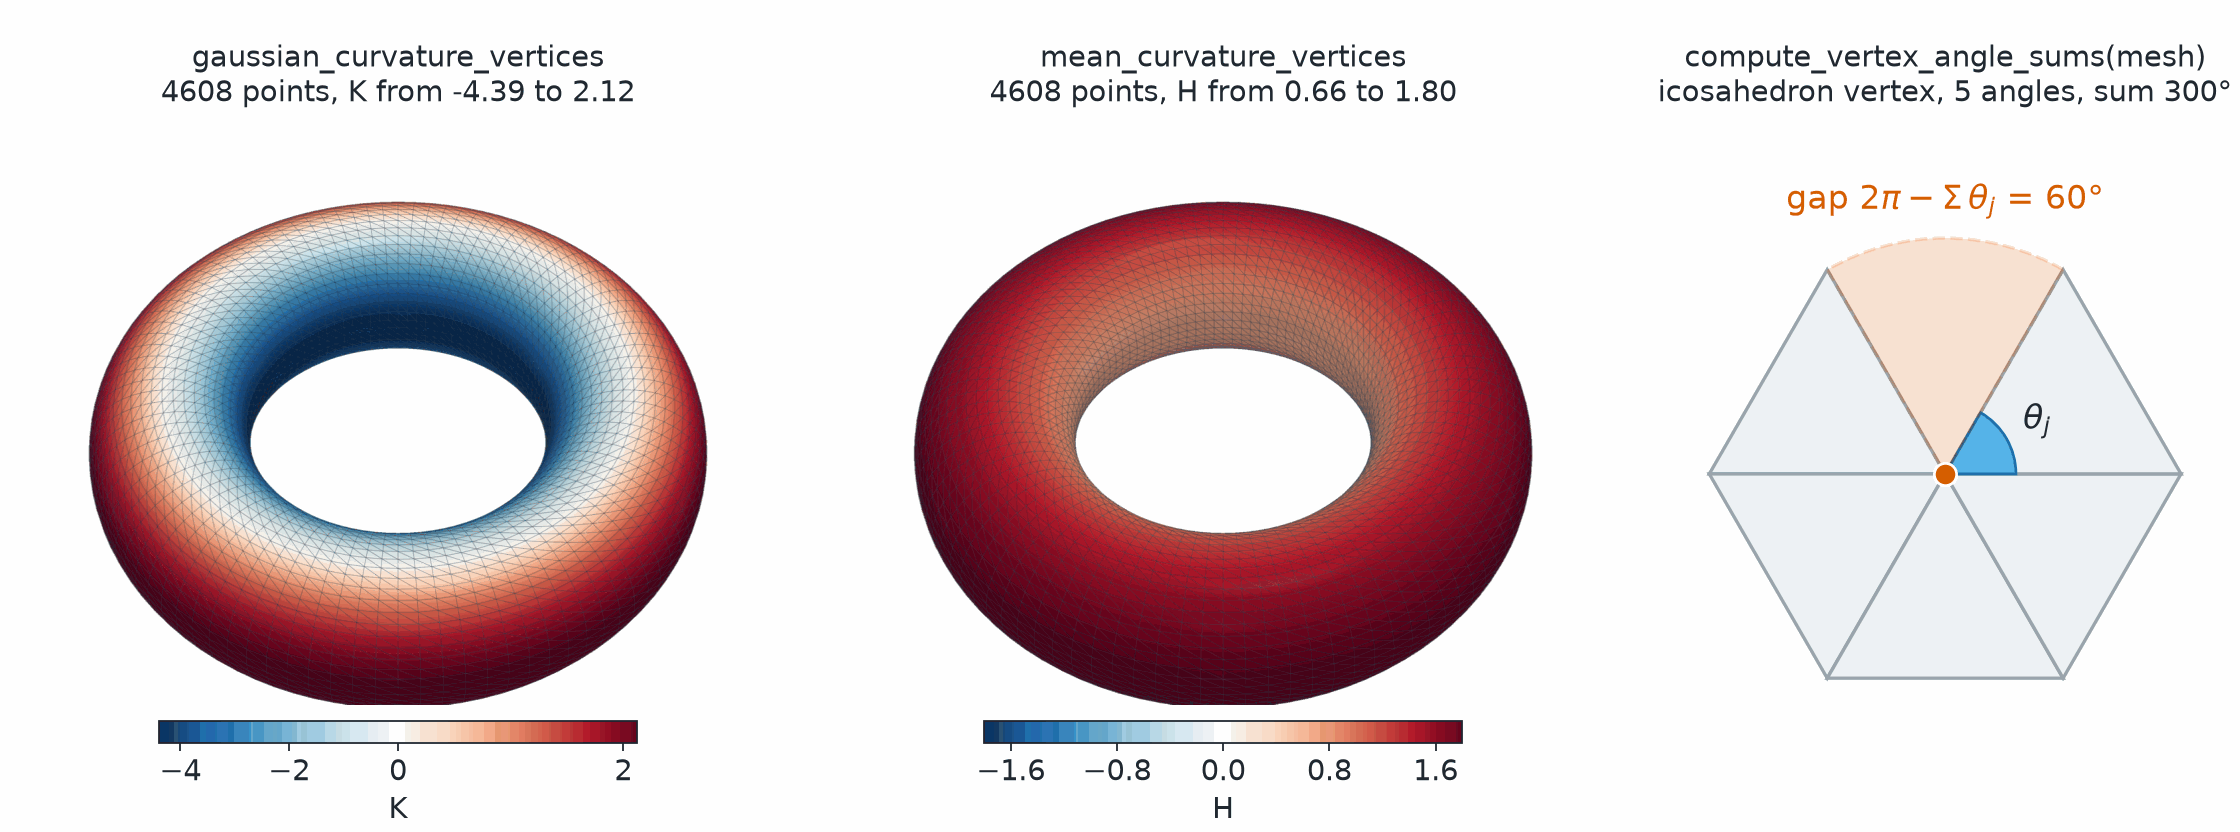

Write the Python code that produced this figure.
# SPDX-FileCopyrightText: Copyright (c) 2023 - 2026 NVIDIA CORPORATION & AFFILIATES.
# SPDX-FileCopyrightText: All rights reserved.
# SPDX-License-Identifier: Apache-2.0
#
# Licensed under the Apache License, Version 2.0 (the "License");
# you may not use this file except in compliance with the License.
# You may obtain a copy of the License at
#
# http://www.apache.org/licenses/LICENSE-2.0
#
# Unless required by applicable law or agreed to in writing, software
# distributed under the License is distributed on an "AS IS" BASIS,
# WITHOUT WARRANTIES OR CONDITIONS OF ANY KIND, either express or implied.
# See the License for the specific language governing permissions and
# limitations under the License.


"""Render Gaussian and mean curvature on a torus, and the angle defect at an icosahedron vertex."""

import math
from pathlib import Path

import matplotlib.pyplot as plt
import numpy as np
from _style import (
    DIVERGING,
    EDGE,
    FACE,
    RESULT,
    SECOND,
    SECOND_FILL,
    SURFACE_EDGE,
    TEXT,
    clean_axis,
    render,
    save,
)
from matplotlib import colormaps
from matplotlib.cm import ScalarMappable
from matplotlib.colors import TwoSlopeNorm
from matplotlib.patches import Polygon, Wedge
from matplotlib.ticker import MaxNLocator, MultipleLocator

from physicsnemo.mesh import Mesh
from physicsnemo.mesh.geometry import compute_vertex_angle_sums
from physicsnemo.mesh.io import to_pyvista
from physicsnemo.mesh.primitives.surfaces import sphere_icosahedral, torus

OUTPUT = Path(__file__).parent / "curvature_torus.png"

TORUS_VIEW = (0.0, -1.0, 1.15)


def _norm(values):
    """A colormap norm centered at zero.

    A field that changes sign stretches each side to its own extreme. A field of
    one sign gets a symmetric range, so that its colorbar shows it has one sign.
    """

    low, high = float(values.min()), float(values.max())
    if low < 0.0 < high:
        return TwoSlopeNorm(vcenter=0.0, vmin=low, vmax=high)
    bound = max(abs(low), abs(high))
    return TwoSlopeNorm(vcenter=0.0, vmin=-bound, vmax=bound)


def _render_field(mesh, values, norm):
    """Render the torus colored by a vertex field through a centered norm."""

    surface = to_pyvista(mesh)
    rgb = colormaps[DIVERGING](norm(values.numpy()))[:, :3]
    surface.point_data["rgb"] = (255 * rgb).astype(np.uint8)
    actors = [
        (
            surface,
            dict(
                scalars="rgb",
                rgb=True,
                smooth_shading=True,
                show_edges=True,
                edge_color=SURFACE_EDGE,
                line_width=0.3,
                ambient=0.45,
                diffuse=0.6,
                specular=0.1,
            ),
        )
    ]
    return render(actors, window_size=(1200, 820), zoom=1.65, view_vector=TORUS_VIEW)


def _draw_angle_defect(axis, n_triangles, defect):
    """Lay the triangles around one vertex flat and mark the gap they leave."""

    theta = (2 * math.pi - defect) / n_triangles
    start = math.pi / 2 + defect / 2
    for k in range(n_triangles):
        a0, a1 = start + k * theta, start + (k + 1) * theta
        corners = [
            (0.0, 0.0),
            (math.cos(a0), math.sin(a0)),
            (math.cos(a1), math.sin(a1)),
        ]
        axis.add_patch(
            Polygon(corners, closed=True, facecolor=FACE, edgecolor=EDGE, linewidth=1.5)
        )
        if k == n_triangles - 1:
            axis.add_patch(
                Wedge(
                    (0.0, 0.0),
                    0.3,
                    math.degrees(a0),
                    math.degrees(a1),
                    facecolor=SECOND_FILL,
                    edgecolor=SECOND,
                    linewidth=1.2,
                )
            )
            middle = 0.5 * (a0 + a1)
            axis.text(
                0.45 * math.cos(middle),
                0.45 * math.sin(middle),
                r"$\theta_j$",
                ha="center",
                va="center",
                color=TEXT,
                fontsize=15,
            )
    axis.add_patch(
        Wedge(
            (0.0, 0.0),
            1.0,
            math.degrees(math.pi / 2 - defect / 2),
            math.degrees(math.pi / 2 + defect / 2),
            facecolor=RESULT,
            alpha=0.18,
            edgecolor=RESULT,
            linestyle="--",
            linewidth=1.5,
        )
    )
    axis.plot(
        0.0,
        0.0,
        "o",
        color=RESULT,
        markersize=10,
        markeredgecolor="white",
        markeredgewidth=1.2,
        zorder=4,
    )
    axis.text(
        0.0,
        1.08,
        rf"gap $2\pi - \Sigma\,\theta_j$ = {math.degrees(defect):.0f}°",
        ha="center",
        va="bottom",
        color=RESULT,
        fontsize=15,
    )


def main():
    """Generate the documentation image."""

    mesh = torus.load(major_radius=1.0, minor_radius=0.35, n_major=96, n_minor=48)
    # torus.load() winds its cells with inward normals. Reverse them, so that
    # the normals point outward and the mean curvature comes out positive.
    mesh = Mesh(points=mesh.points, cells=mesh.cells[:, [0, 2, 1]])
    gaussian = mesh.gaussian_curvature_vertices
    mean = mesh.mean_curvature_vertices
    print(f"K in [{float(gaussian.min()):.3f}, {float(gaussian.max()):.3f}]")
    print(f"H in [{float(mean.min()):.3f}, {float(mean.max()):.3f}]")

    icosahedron = sphere_icosahedral.load(subdivisions=0)
    angle_sum = float(compute_vertex_angle_sums(icosahedron)[0])
    defect = 2 * math.pi - angle_sum
    n_triangles = int((icosahedron.cells == 0).any(dim=-1).sum())
    print(f"icosahedron vertex 0: angle sum {math.degrees(angle_sum):.1f} deg")

    figure, axes = plt.subplots(
        1, 3, figsize=(14.0, 5.2), gridspec_kw={"width_ratios": (1.35, 1.35, 1.0)}
    )
    titles = []
    # K changes sign, so its two halves of the colorbar have different scales.
    # Ticks at even steps keep the labels apart.
    for axis, values, name, symbol, locator in (
        (axes[0], gaussian, "gaussian_curvature_vertices", "K", MultipleLocator(2.0)),
        (axes[1], mean, "mean_curvature_vertices", "H", MaxNLocator(nbins=5)),
    ):
        norm = _norm(values)
        axis.imshow(_render_field(mesh, values, norm))
        titles.append(
            f"{name}\n{mesh.n_points} points, {symbol} from"
            f" {float(values.min()):.2f} to {float(values.max()):.2f}"
        )
        axis.set_axis_off()
        colorbar = figure.colorbar(
            ScalarMappable(norm=norm, cmap=DIVERGING),
            cax=axis.inset_axes([0.2, -0.07, 0.6, 0.04]),
            orientation="horizontal",
        )
        colorbar.locator = locator
        colorbar.update_ticks()
        colorbar.set_label(symbol)

    _draw_angle_defect(axes[2], n_triangles, defect)
    titles.append(
        f"compute_vertex_angle_sums(mesh)\nicosahedron vertex, {n_triangles} angles,"
        f" sum {math.degrees(angle_sum):.0f}°"
    )
    clean_axis(axes[2], ((-1.25, 1.25), (-1.0, 1.35)))
    figure.subplots_adjust(left=0.0, right=1.0, bottom=0.12, top=0.84, wspace=0.04)
    # Put the three titles on one line, although the panels differ in height.
    for axis, title in zip(axes, titles, strict=True):
        box = axis.get_position()
        figure.text(0.5 * (box.x0 + box.x1), 0.95, title, ha="center", va="top")
    save(figure, OUTPUT)


if __name__ == "__main__":
    main()
